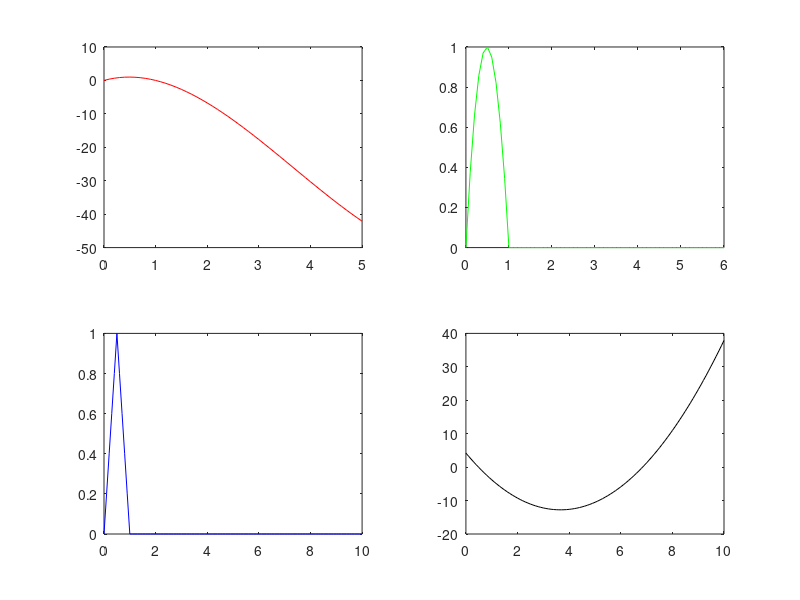

This figure's MATLAB source: (Note: this script raises an error after producing the figure.)
function tarea_02
  x1 = 0:0.1:5;
   for i = 1 : length(x1)
    y1(i)=MN(x1(i));
  endfor
  x2=0:0.1:6 ;
  for i = 1 : length(x2)
    y2(i)=ML(x2(i));
  endfor
  x3 = 0:0.1:10 ;
  for i = 1 : length(x3)
    y3(i)=MD(x3(i));
  endfor
  x12=0:0.1:10;
  for i=1:length(x12)
    y12(i)=MN(x12(i));
  endfor
  dt=0.1;
  dy=der(y12,dt);
figure(1)
subplot(2,2,1)  
  plot(x1,y1,'r')
subplot(2,2,2)
  plot(x2,y2,'g')
subplot(2,2,3)  
  plot(x3,y3,'b')
subplot(2,2,4)
  plot(x12,dy,'k')
%Integral con metodo trapecio compuesto
vxt=0:0.1:5;
for i = 1 : length(vxt)
    vyt(i)=ML(vxt(i));
  endfor
  It=ITC(vyt,0.1)
%Integral con metodo simpson compuesto
  vxs=0.5:0.1:1;
  for i=1:length(vxs)
    vys(i)=MD(vxs(i));
  endfor
Is=ISC(vys,0.1)
%Parte 3
vy3=[-1;-2;3;4;6;4];
  phi = [0 , 0 , 1
         1 , 1 , e
         2 , 4 ,exp(2)
         3 , 9 ,exp(3)
         4, 16 ,exp(4)
         5, 25 ,exp(5)];
  M = transpose(phi)*phi;
  A = transpose(phi)*vy3;
  a = inv(M)*A;
xMC = 0:0.05:5 ;
  for i =1 : length(xMC)
    yMC(i)=MC(xMC(i),a);
  endfor
%integral area metodo trapecio compuesto
Area=ITC(yMC,0.05)
r=ra(yMC)
figure(2)
plot(xMC,yMC)
endfunction
function P1=MN(h)
  P1=2*h-4*h*(h-0.5)+(8/19)*h*(h-0.5)*(h-1);
endfunction
function P2=ML(x)
  if x > 1
    P2 = 0;
  else
    P2=1*(x/0.5)*((x-1)/(0.5-1))*((x-10)/(0.5-10));
  endif
  endfunction
function P3=MD(x)
  if x <0.5
    P3=2*x;
   else
    P3=-2*x+2;
  endif
  if x>1
    P3=0;
  endif
endfunction
function Pn=MC(x,a)
  Pn = a(1)*x+a(2)*x^2+a(3)*exp(x);
endfunction
function dy=der(v,paso)
  n=length(v);
  dy(1)=-3/(2*paso)*v(1)+2/paso*v(2)-1/(2*paso)*v(3);
  for i=2:n-1
    dy(i)=(v(i+1)-v(i-1))/(2*paso);
  endfor
dy(n)=3/(2*paso)*v(n)-2/paso*v(n-1)+1/(2*paso)*v(n-2);
endfunction
function I=ITC(vy,paso)
  n=length(vy);
  w=ones(n,1);
  w(1)=0.5;
  w(n)=0.5;
  I=0;
  for i=1:n;
    I=I+paso*vy(i)*w(i);
  endfor
endfunction
function I=ISC(vector,paso)
  n=length(vector);
  w=ones(n,1);
  w(1)=1/3;
  for i=2:2:n-1 %impares
  w(i)=4/3;
  endfor
  for i=3:2:n-2 %pares hablamos de posicion 
  w(i)=2/3;
  endfor
  w(n)=1/3;
  I=0;
  for i=1:n;
   I=I+paso*vector(i)*w(i);
  endfor
endfunction 
